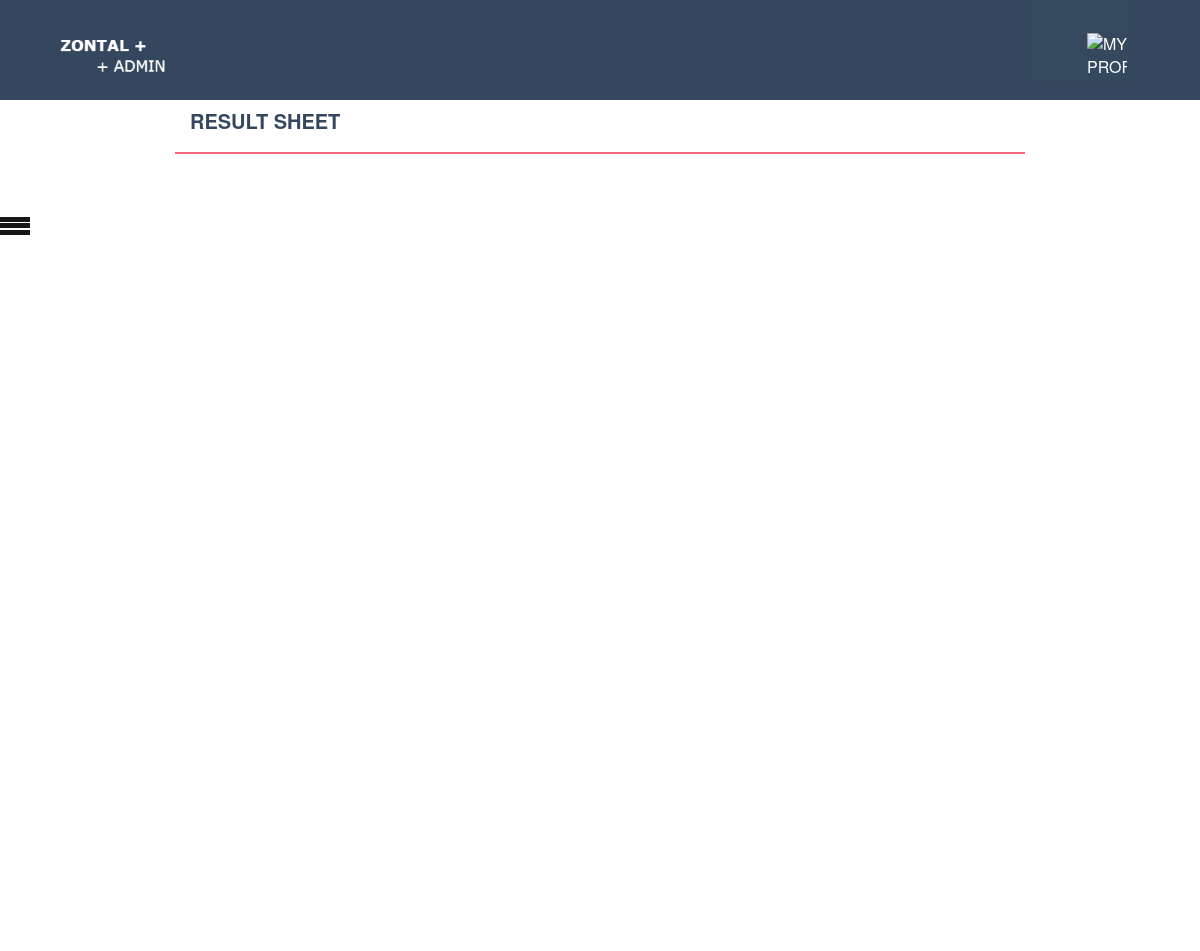
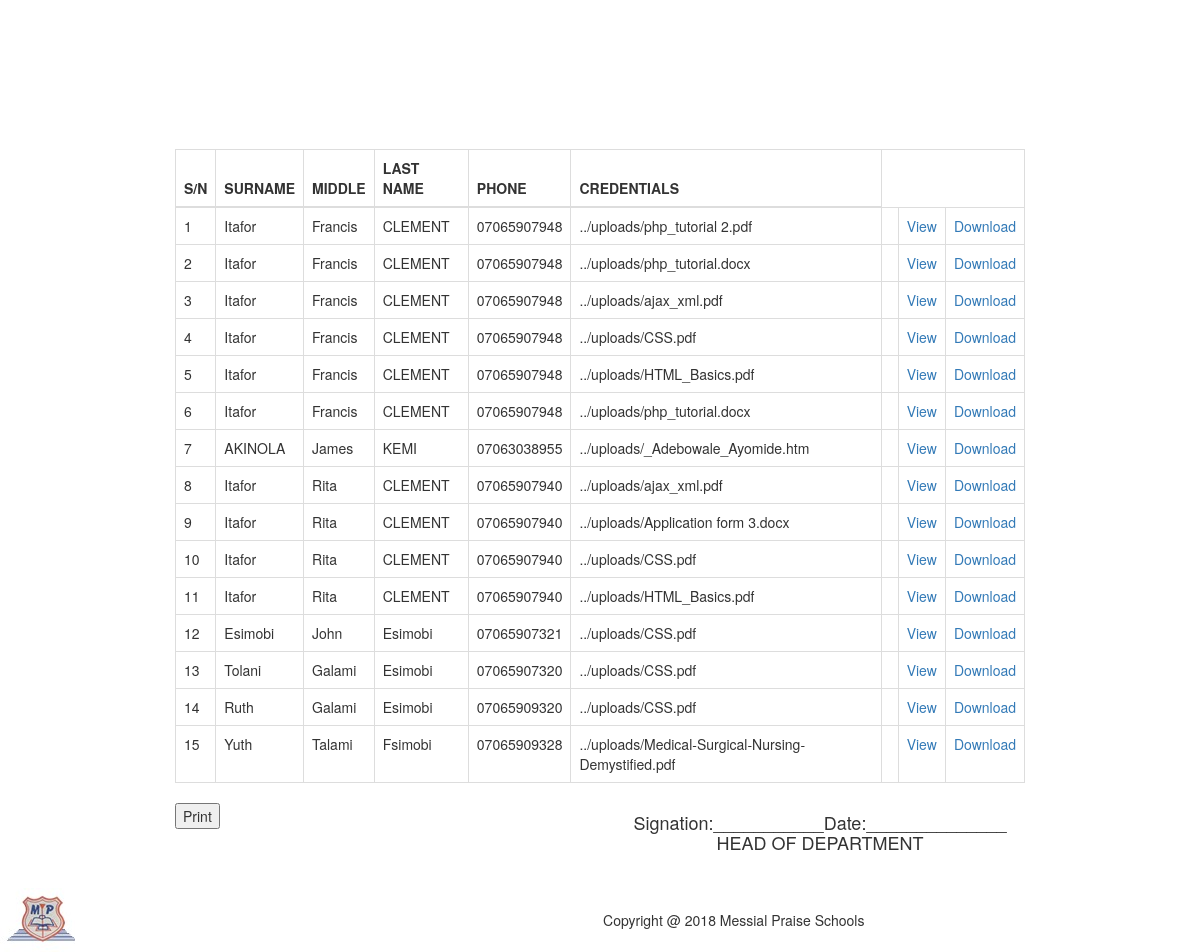
The app's page /viewApplications.php with its own data (2 pictures, top to bottom).
### tables this page shows
CREATE TABLE `application` (
  `appId` int(11) NOT NULL,
  `surname` varchar(255) NOT NULL,
  `middlename` varchar(255) NOT NULL,
  `lastname` varchar(255) NOT NULL,
  `email` varchar(255) NOT NULL,
  `phone` varchar(255) NOT NULL,
  `address` varchar(255) NOT NULL,
  `state` varchar(255) NOT NULL,
  `lga` varchar(255) NOT NULL,
  `gender` varchar(255) NOT NULL,
  `dob` varchar(255) NOT NULL,
  `religion` varchar(255) NOT NULL,
  `maritalStatus` varchar(255) NOT NULL,
  `fullname` varchar(255) NOT NULL,
  `relationship` varchar(255) NOT NULL,
  `sponsoraddress` varchar(255) NOT NULL,
  `sponsorphone` varchar(255) NOT NULL,
  `sponsoremail` varchar(255) NOT NULL,
  `sponsoroccupation` varchar(255) NOT NULL,
  `hobbies` varchar(255) NOT NULL,
  `disability` varchar(255) NOT NULL,
  `language` varchar(255) NOT NULL,
  `nokname` varchar(255) NOT NULL,
  `nokaddress` varchar(255) NOT NULL,
  `nokphone` varchar(255) NOT NULL,
  `eduname` varchar(255) NOT NULL,
  `edudate` varchar(255) NOT NULL,
  `certificate` varchar(255) NOT NULL,
  `firstchoice` varchar(255) NOT NULL,
  `secondchoice` varchar(255) NOT NULL,
  `code` varchar(255) NOT NULL,
  `date` date NOT NULL,
  `picture` varchar(255) NOT NULL,
  `bankslipno` varchar(255) NOT NULL,
  `totalatm` varchar(255) NOT NULL,
  `bankname` varchar(255) NOT NULL,
  `transdate` varchar(255) NOT NULL,
  `paymentitem` varchar(255) NOT NULL,
  `transid` varchar(255) NOT NULL,
  `processedate` date NOT NULL
);

CREATE TABLE `credentials` (
  `id` int(11) NOT NULL,
  `file_name` varchar(255) NOT NULL,
  `file_tmp` varchar(255) NOT NULL,
  `file_type` varchar(255) NOT NULL,
  `phone` varchar(255) NOT NULL
);

CREATE TABLE `footersetting` (
  `id` int(11) NOT NULL,
  `schname` varchar(255) NOT NULL,
  `year` varchar(255) NOT NULL,
  `copywright` varchar(255) NOT NULL,
  `logo` varchar(255) NOT NULL
);

### viewApplications.php (the view, shortened to what this page needs)
 <?php include("includes/functions.php"); ?>
 <!DOCTYPE html PUBLIC "-//W3C//DTD XHTML 1.0 Transitional//EN" "http://www.w3.org/TR/xhtml1/DTD/xhtml1-transitional.dtd">
<html >
<head>
  <link rel="stylesheet" type="text/css" href="includes/adminstyle.css">
  <link rel="stylesheet" href="https://stackpath.bootstrapcdn.com/bootstrap/4.1.0/css/bootstrap.min.css">
 <link rel="stylesheet" href="https://cdnjs.cloudflare.com/ajax/libs/font-awesome/4.7.0/css/font-awesome.min.css">
<link rel="stylesheet" href="https://maxcdn.bootstrapcdn.com/bootstrap/3.3.7/css/bootstrap.min.css">
</head>
<body>
<div class="userheader">
<a href="index.php"><img src="images/logo.PNG" class="img-responsive" alt="MY PROFILE" width="150" height="150"></a>
 <div class="dropdown">
  <button class="dropbtn"><img src="images/LOGO1.PNG" class="img-responsive" alt="MY PROFILE" width="40" height="40"></button>
</div>
</div>
  <div id="menus">
  <div class="toggle-btn" onclick="toggleSidebar()">
        <span></span>
        <span></span>
        <span></span>
  </div>
  </div>
     <div  id="print">
               <div class="container">
                            <div class="admincontent">
                                 <h4 class="page-head-line">Result Sheet</h4>
  <?php
$sql=mysqli_query($connection,"select  application.*, credentials.*, credentials.id as credid
from  application join credentials on application.phone= credentials.phone");
   if(mysqli_num_rows($sql) == 0) {
     $failure = "ERROR DURING SELECTION".mysqli_error($connection);
   } else{
  echo '             <table class="table table-bordered">
                                    <thead>
                                        <tr>
                                            <th>S/N</th>
                                                <th>SURNAME</th>
                                                <th>MIDDLE</th>
                                                <th>LAST NAME</th>
                                                 <th>PHONE</th>
                                                 <th>CREDENTIALS</th>
                                        </tr>
                                    </thead>
                                    <tbody>  ';
   ?>
 <?php
$sn=0;
while($row=mysqli_fetch_array($sql))
{
$sn =$sn + 1;
?>
                                        <tr>
                                            <td><?php echo $sn;?></td>
                                             <td><?php echo ucfirst(htmlentities($row['surname']));?></td>
                                              <td><?php echo ucfirst(htmlentities($row['middlename']));?></td>
                                              <td><?php echo ucfirst(htmlentities($row['lastname']));?></td>
                                               <td><?php echo $ca= htmlentities($row['phone']);?></td>
                                               <td><?php echo $exam =htmlentities($row['file_name']);?></td>
                                               <td>
                                             <div class="row">
                                            <div class="col-md-6">
                                            <div class="form-group">
                                            <?php
                                            echo "<td><a href='{$row["file_name"]}' target='_blank'>View</a></td>";
              echo "<td>"."<a href='download.php?id=".urlencode($row['credid'])."'> Download</a></td>";
                                            ?>
                                            </td>
                                        </tr>
<?php
}
} ?>
                                    </tbody>
                                </table>
      <div class="row">
     <div class="col-md-6">
       <div class="form-group">
          <input type="button" value="Print" onclick="javascript:printDiv('print')" />
      </div>
   </div>
   <div class="col-md-6">
       <div class="form-group">
          <h4 style="text-align: center;">Signation:___________Date:______________<br/>HEAD OF DEPARTMENT</h4>
      </div>
   </div>
 </div>
                </div>
        </div>
        </div>
 <?php require("includes/footer.php"); ?>

### includes/footer.php (shortened to what this page needs)
   <?php
    $select_profile="SELECT * FROM footersetting";
    $headerdisplay=mysqli_query($connection,$select_profile);
    while($data=mysqli_fetch_array($headerdisplay)){
    $logo=$data['logo'];
    $schname=$data['schname'];
     $year=$data['year'];
     $copyrigth=$data['copywright'];
    echo "<br/>";
    echo '<table width="100%" class="footerdata">';
     echo '<tr class="resultrow">';
  echo "<td class='resultheaderimage'><img src='admin/$logo' alt=\"My profile picture\" ></td>";
    echo '<td align="center" class="schname">'.' '.$copyrigth.'   '.' '.$year.'   '.''.$schname.'</td>';
 }
?>
</tr>
</table>
   <link rel="stylesheet" type="text/css" src="https://cdnjs.cloudflare.com/ajax/libs/bootstrap-datepicker/1.8.0/css/bootstrap-datepicker.min.css">
   <link rel="stylesheet" type="text/css" src="https://cdnjs.cloudflare.com/ajax/libs/bootstrap-datepicker/1.8.0/css/bootstrap-datepicker3.min.css">
</body>
</html>

### admin/adminstyle.css (style rules this page uses)
* { box-sizing: border-box; }
html, body { padding: 0px; margin: 0px; height: 100%; }
.page-head-line { font-weight: 900; padding-bottom: 20px; border-bottom: 2px solid #F0677C; text-transform: uppercase; color: #35475e; font-size: 20px; margin-bottom: 40px; }
#menus { position: relative; left: -200px; transition: all 600ms linear; z-index: 10; float: left; height: 1000px; }
span { margin-right: 15px; }
.userheader { background-color: #35475e; height: 100px; width: 100%; position: relative; bottom: 0; z-index: 10; }
.admincontent { margin-top: 10px; height: auto; margin-left: 100px; margin-right: 100px; padding-right: 30px; padding-left: 30px; width: auto; }
.userheader .dropbtn { background-color: #34495e; color: white; padding: 3px; font-size: 16px; border: none; }
.userheader .dropdown { position: relative; display: inline-block; float: right; padding-top: -23px; margin-right: 70px; }
.userheader img { float: left; margin-left: 50px; padding-top: 30px; }
.userheader .dropdown img { position: relative; padding-top : -5px; }
#menus .toggle-btn { position: absolute; left: 200px; top: 115px; }
#menus .toggle-btn span { display: block; width: 30px; height: 5px; background: #151719; margin: 5% 0%; }

### records on screen
application: surname "Itafor", middlename "Francis", lastname "CLEMENT", credentials.phone "07065907948", credentials.file_name "../uploads/php_tutorial 2.pdf", credentials.file_name "../uploads/php_tutorial.docx", credentials.file_name "../uploads/ajax_xml.pdf", credentials.file_name "../uploads/CSS.pdf", credentials.file_name "../uploads/HTML_Basics.pdf"
application: surname "AKINOLA", middlename "James", lastname "KEMI", credentials.phone "07063038955", credentials.file_name "../uploads/_Adebowale_Ayomide.htm"
application: surname "Itafor", middlename "Rita", lastname "CLEMENT", credentials.phone "07065907940", credentials.file_name "../uploads/ajax_xml.pdf", credentials.file_name "../uploads/Application form 3.docx", credentials.file_name "../uploads/CSS.pdf", credentials.file_name "../uploads/HTML_Basics.pdf"
application: surname "Esimobi", middlename "John", lastname "Esimobi", credentials.phone "07065907321", credentials.file_name "../uploads/CSS.pdf"
application: surname "Tolani", middlename "Galami", lastname "Esimobi", credentials.phone "07065907320", credentials.file_name "../uploads/CSS.pdf"
application: surname "Ruth", middlename "Galami", lastname "Esimobi", credentials.phone "07065909320", credentials.file_name "../uploads/CSS.pdf"
application: surname "Yuth", middlename "Talami", lastname "Fsimobi", credentials.phone "07065909328", credentials.file_name "../uploads/Medical-Surgical-Nursing-Demystified.pdf"
footersetting: logo (picture), copywright "Copyright @", year "2018", schname "Messial Praise Schools"
